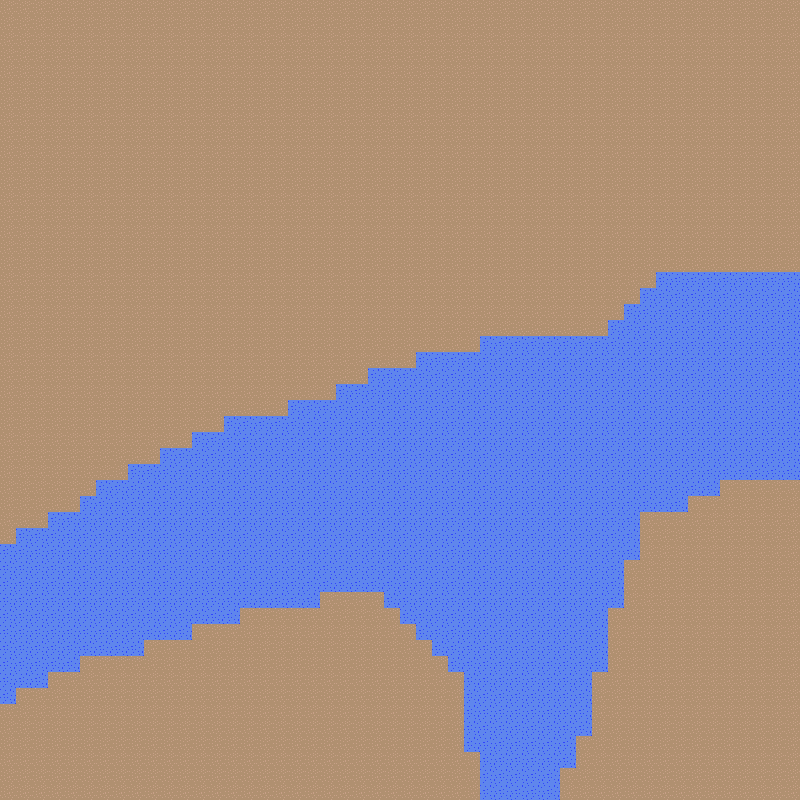

A level layout from a 2D game, rendered from its tile map. Below: a short description, then the map file with tile-grid data replaced by summaries:
An orthogonal 50x50 tile map with 16x16 px tiles, 1 tile layer (Tile Layer 1), 2 tilesets.

<map version="1.0" orientation="orthogonal" renderorder="right-down" width="50" height="50" tilewidth="16" tileheight="16" nextobjectid="1">
 <tileset firstgid="1" name="dirt" tilewidth="16" tileheight="16" tilecount="1" columns="1">
  <image source="dirt.png" width="16" height="16" />
 </tileset>
 <tileset firstgid="2" name="water" tilewidth="16" tileheight="16" tilecount="1" columns="1">
  <image source="water.png" width="16" height="16" />
 </tileset>
 <layer name="Tile Layer 1" width="50" height="50">
  <data>[2500 cells, 2500 non-empty, 2 distinct tile ids]</data>
 </layer>
</map>